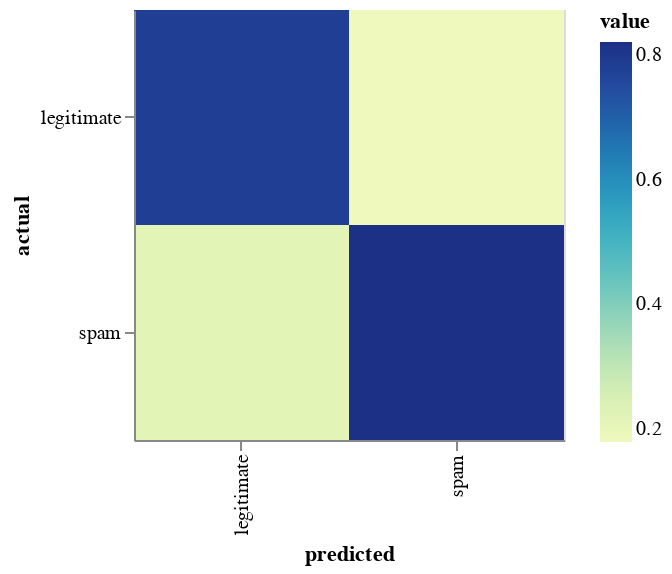

This figure's notebook cell:
### Code cell
chart

### Figure 1 — Vega-Lite specification as saved in the notebook (floating-point values rounded to 4 significant figures)
{"config": {"view": {"continuousWidth": 400, "continuousHeight": 300}}, "data": {"name": "data-89427b8ed04f7e6b8a7a3a9ace556353"}, "mark": "rect", "encoding": {"color": {"field": "value", "type": "quantitative"}, "tooltip": [{"field": "raw_count", "type": "quantitative"}], "x": {"field": "predicted", "type": "ordinal"}, "y": {"field": "actual", "type": "ordinal"}}, "height": 215, "width": 215, "$schema": "https://vega.github.io/schema/vega-lite/v4.17.0.json", "datasets": {"data-89427b8ed04f7e6b8a7a3a9ace556353": [{"predicted": "legitimate", "actual": "legitimate", "raw_count": 3917, "value": 0.7818}, {"predicted": "legitimate", "actual": "spam", "raw_count": 1093, "value": 0.2182}, {"predicted": "spam", "actual": "legitimate", "raw_count": 892, "value": 0.1788}, {"predicted": "spam", "actual": "spam", "raw_count": 4098, "value": 0.8212}]}}
